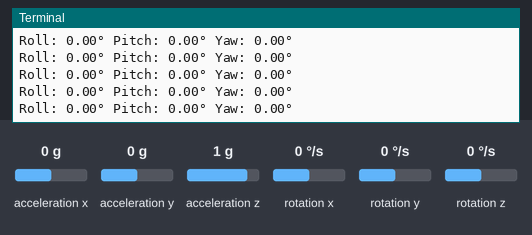
A program run on a simulated Raspberry Pi (BCM pin numbers). Shown: the last lines printed to the terminal. The inputs (shaded band) are chosen by the test bench; at power-on: acceleration x 0 g, acceleration y 0 g, acceleration z 1 g, rotation x 0 °/s, rotation y 0 °/s, rotation z 0 °/s. The clock reads 2024-03-15 10:24:30 at power-on unless the program sets it.

Above: at 1.2 s.
1.3 s: acceleration x set to -1.4 g
At 1.34 s:
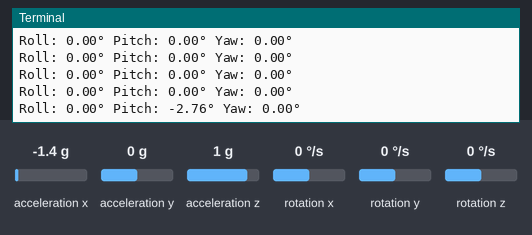
2.8 s: acceleration y set to -1.4 g
At 2.87 s:
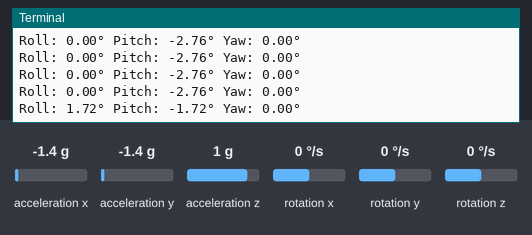
4.3 s: acceleration z set to -1.4 g
At 4.3 s:
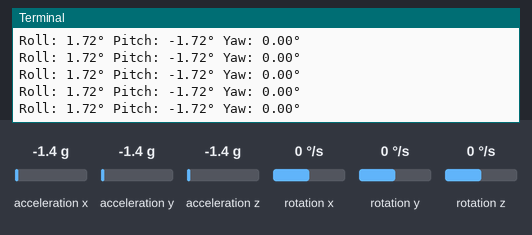
5.8 s: rotation x set to -192 °/s
At 5.84 s:
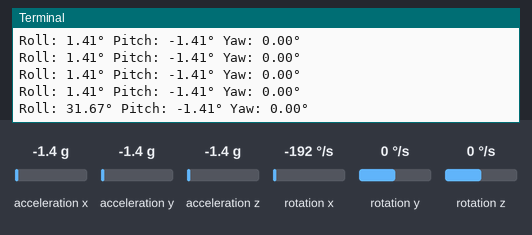
7.3 s: rotation y set to -192 °/s
At 7.37 s:
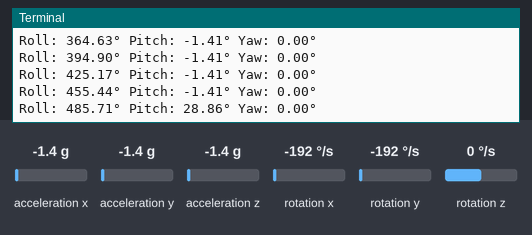
Timing chart, 0 to 9.8 s (numbered marks = the images above; inputs shaded):
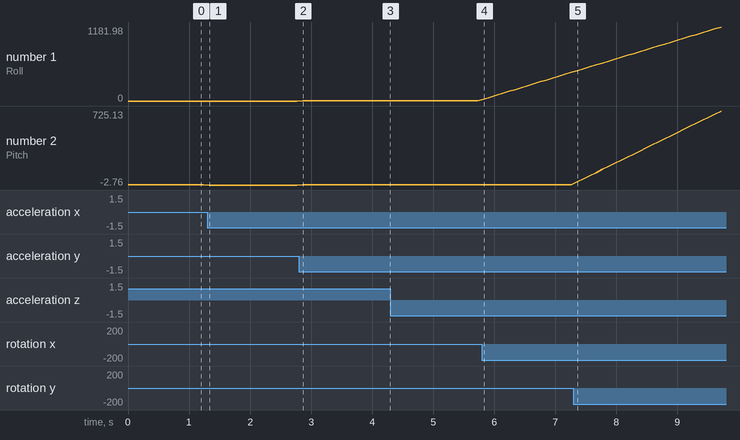

Measured:
- after the input at 1.3 s, the terminal: prints a new line at once (image 1)
- after the input at 2.8 s, the terminal: prints a new line after 0.07 s (image 2)
- after the input at 5.8 s, the terminal: prints a new line at once (image 4)
- after the input at 7.3 s, the terminal: prints a new line after 0.07 s (image 5)
- plotted number 1: 0 → 1.72 after the input at 2.8 s, 1.72 → 1.41 after the input at 4.3 s, 1.41 → 455.44 after the input at 5.8 s, 455.44 → 1181.98 after the input at 7.3 s
- plotted number 2: 0 → -2.76 after the input at 1.3 s, -2.76 → -1.72 after the input at 2.8 s, -1.72 → -1.41 after the input at 4.3 s, -1.41 → 725.13 after the input at 7.3 s

The program:

mpu_data.py
```python
import time
import smbus
import math

# I2C bus (1 for Raspberry Pi 4)
bus = smbus.SMBus(1)

# MPU6050 Address
MPU_ADDRESS = 0x68

# Accelerometer and Gyroscope Sensitivity
ACCEL_SENSITIVITY = 16384.0
GYRO_SENSITIVITY = 131.0

# Initialize MPU6050
def init_mpu():
    bus.write_byte_data(MPU_ADDRESS, 0x6B, 0)  # Wake up the MPU6050

def read_accel_gyro():
    # Read accelerometer and gyroscope data (6 bytes each)
    accel_data = bus.read_i2c_block_data(MPU_ADDRESS, 0x3B, 6)
    gyro_data = bus.read_i2c_block_data(MPU_ADDRESS, 0x43, 6)

    # Process accelerometer data
    ax = (accel_data[0] << 8 | accel_data[1]) / ACCEL_SENSITIVITY
    ay = (accel_data[2] << 8 | accel_data[3]) / ACCEL_SENSITIVITY
    az = (accel_data[4] << 8 | accel_data[5]) / ACCEL_SENSITIVITY

    # Process gyroscope data
    gx = (gyro_data[0] << 8 | gyro_data[1]) / GYRO_SENSITIVITY
    gy = (gyro_data[2] << 8 | gyro_data[3]) / GYRO_SENSITIVITY
    gz = (gyro_data[4] << 8 | gyro_data[5]) / GYRO_SENSITIVITY

    return ax, ay, az, gx, gy, gz

# Initialize MPU6050
init_mpu()

# Variables to store previous readings
acc_error_x = 0.0
acc_error_y = 0.0
gyro_error_x = 0.0
gyro_error_y = 0.0
gyro_error_z = 0.0

# Time variables for gyroscope integration
prev_time = time.time()
gyro_angle_x = 0.0
gyro_angle_y = 0.0
yaw = 0.0

# Main loop to continuously update readings
while True:
    # Read accelerometer and gyroscope data
    ax, ay, az, gx, gy, gz = read_accel_gyro()

    # Calculate roll and pitch from accelerometer data
    acc_angle_x = math.atan(ay / math.sqrt(ax**2 + az**2)) * 180 / math.pi
    acc_angle_y = math.atan(-ax / math.sqrt(ay**2 + az**2)) * 180 / math.pi

    # Apply accelerometer error correction
    acc_angle_x -= acc_error_x
    acc_angle_y -= acc_error_y

    # Get elapsed time for gyroscope integration
    current_time = time.time()
    elapsed_time = current_time - prev_time
    prev_time = current_time

    # Integrate gyroscope data to calculate angles
    gyro_angle_x += gx * elapsed_time
    gyro_angle_y += gy * elapsed_time
    yaw += gz * elapsed_time

    # Apply gyro error correction
    gyro_angle_x -= gyro_error_x
    gyro_angle_y -= gyro_error_y
    yaw -= gyro_error_z

    # Use a complementary filter to combine accelerometer and gyroscope angles
    roll = 0.96 * gyro_angle_x + 0.04 * acc_angle_x
    pitch = 0.96 * gyro_angle_y + 0.04 * acc_angle_y

    # Print the current angles (in degrees)
    print(f"Roll: {roll:.2f}° Pitch: {pitch:.2f}° Yaw: {yaw:.2f}°")

    time.sleep(0.1)
```
